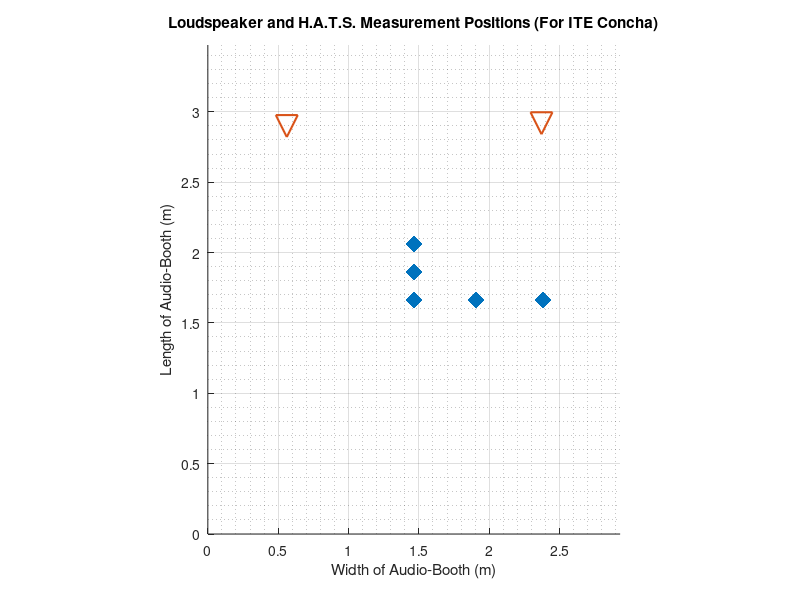

MATLAB code to generate this figure:
%% ITE_Concha_measurement_Positions_Plotted.m
%
% This script plots the locations of the ITE concha measurements
%
% Last updated by Michael Klunk 02/17/2021

%% Initializing the Script

clear
close all
clc
load('ITEConchaData.mat');

%% Positions of the Loudspeakers

% Left speaker (facing the TV)
speaker_Pos(1,:) = [0.561, (3.475-0.576)];

% Right speaker (facing the TV)
speaker_Pos(2,:) = [(2.930-0.559), (3.475-0.556)];

%% Plotting the Postions of Measurements

% Creating the figure
figure

    % MEASUREMENT POSITIONS
    scatter(cell2mat(ITEConchaData(:,1)), cell2mat(ITEConchaData(:,2)), 150, 'd', 'filled');
    grid on, grid minor
    axis equal
    xlim([0,2.93]), ylim([0,3.475])
    
    % Speaker Positions
    hold on 
    scatter(speaker_Pos(:,1), speaker_Pos(:,2), 250, 'vg', 'LineWidth', 1.5);
    xlabel('Width of Audio-Booth (m)')
    ylabel('Length of Audio-Booth (m)')
    title('Loudspeaker and H.A.T.S. Measurement Positions (For ITE Concha)')



